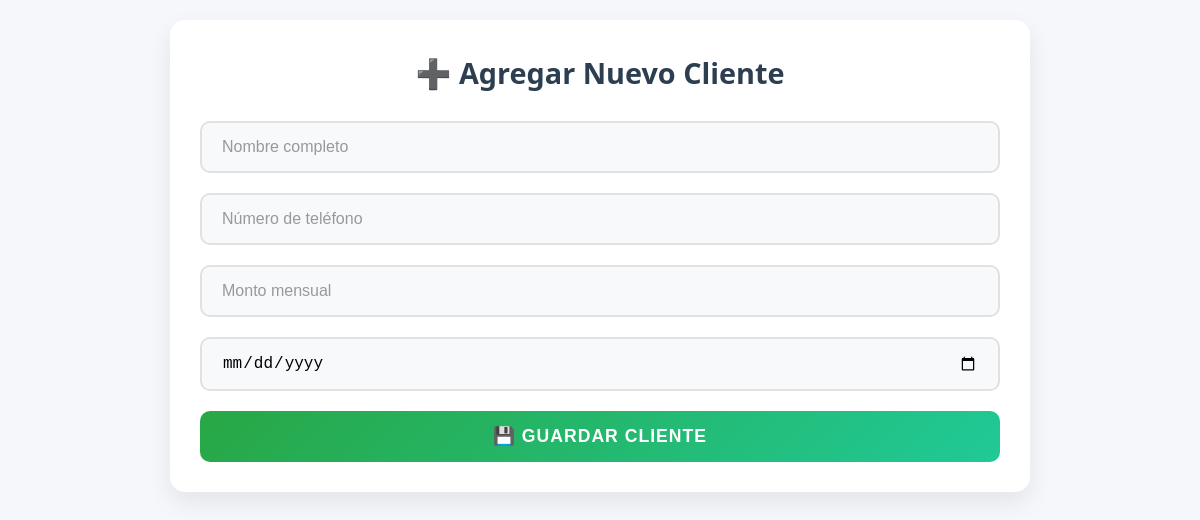
Page /clients/detail/1 (signed in) on the earlier database version.
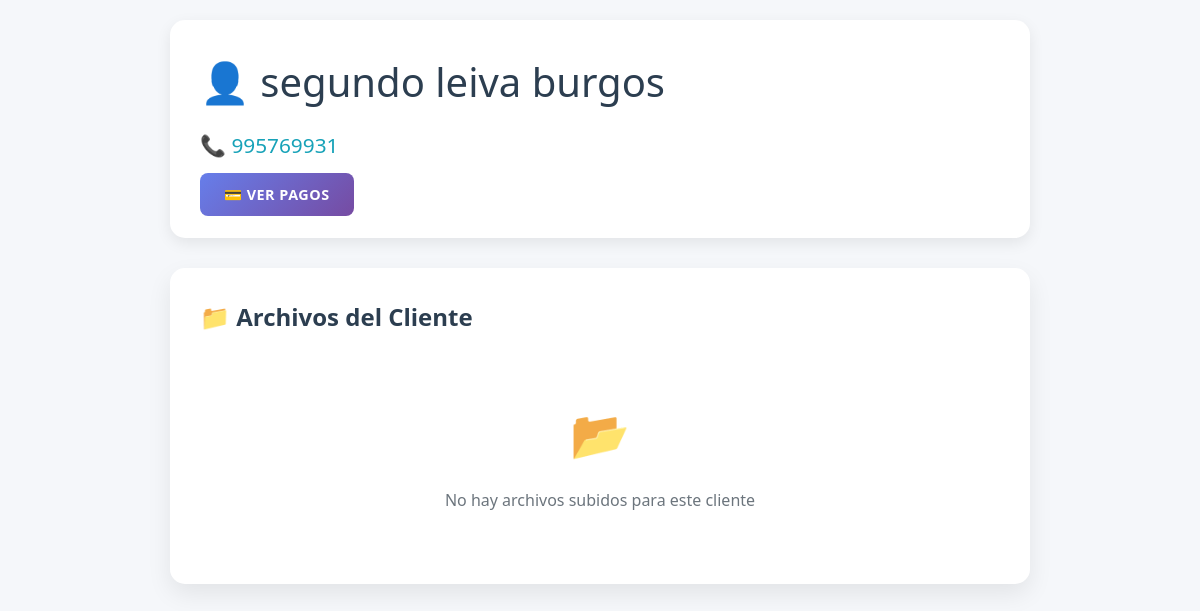
Same page on the later database version.
### tables this page shows
CREATE TABLE clients (
            id INTEGER PRIMARY KEY, 
            name TEXT NOT NULL, 
            phone TEXT, 
            monthly_amount REAL NOT NULL DEFAULT 0, 
            signup_date TEXT NOT NULL, 
            active INTEGER NOT NULL DEFAULT 1
        );

### backend/app/blueprints/clients.py (the view)
@bp.route('/detail/<int:client_id>')
@login_required
def detail(client_id):
    db = get_db()
    cur = db.execute('SELECT * FROM clients WHERE id=?', (client_id,))
    client = cur.fetchone()
    cur = db.execute('SELECT * FROM payments WHERE client_id=? ORDER BY year, month', (client_id,))
    payments = cur.fetchall()
    cur = db.execute('SELECT * FROM uploads WHERE client_id=? ORDER BY uploaded_at DESC', (client_id,))
    uploads = cur.fetchall()
    return render_template('detalle_cliente.html', client=client, payments=payments, uploads=uploads)

### backend/app/blueprints/clients.py (called while the page is built)
def login_required(f):
    from functools import wraps
    @wraps(f)
    def wrapper(*args, **kwargs):
        if 'admin' not in session:
            return redirect(url_for('auth.login'))
        return f(*args, **kwargs)
    return wrapper

### backend/app/db.py (called while the page is built)
def get_db():
    db = getattr(g, '_database', None)
    if db is None:
        db = g._database = sqlite3.connect(DATABASE)
        db.row_factory = sqlite3.Row
    return db

def close_connection(exception):
    db = getattr(g, '_database', None)
    if db is not None:
        db.close()

### backend/templates/detalle_cliente.html (shortened to what this page needs)
<!doctype html>
<html lang="es">
<head>
</head>
<body>
    <div class='container'>
        {% if client %}
        <div class='client-header'>
            <h2>👤 {{client.name}}</h2>
            <div class='client-phone'>📞 {{client.phone}}</div>
            <div class='quick-actions'>
                <a href='/payments/client/{{client.id}}' class='action-btn'>💳 Ver Pagos</a>
            </div>
        </div>
        <div class='files-section'>
            <h4>📁 Archivos del Cliente</h4>
            {% if uploads %}
            <ul class='files-list'>
                {% for u in uploads %}
                <li class='file-item'>
                    {% if u['thumb_path'] %}
                    <img src='{{u["thumb_path"]}}' alt='Thumbnail' class='file-thumbnail'>
                    {% else %}
                    <div class='file-icon'>📄</div>
                    {% endif %}
                    <a href='/uploads/download/{{u.client_id}}/{{u.filename}}' class='file-link'>
                        {{u.filename}}
                    </a>
                </li>
                {% endfor %}
            </ul>
            {% else %}
            <div class='empty-files'>
                <div class='empty-files-icon'>📂</div>
                <p>No hay archivos subidos para este cliente</p>
            </div>
            {% endif %}
        </div>
        {% else %}
        <div class='form-section'>
            <h3>➕ Agregar Nuevo Cliente</h3>
            <form method='post'>
                <div class='form-group'>
                    <input name='name' class='form-input' placeholder='Nombre completo' required>
                </div>
                <div class='form-group'>
                    <input name='phone' class='form-input' placeholder='Número de teléfono' required>
                </div>
                <div class='form-group'>
                    <input name='monthly_amount' class='form-input' placeholder='Monto mensual' type='number' step='0.01' required>
                </div>
                <div class='form-group'>
                    <input type='date' name='signup_date' class='form-input' required>
                </div>
                <button type='submit' class='submit-btn'>💾 Guardar Cliente</button>
            </form>
        </div>
        {% endif %}
    </div>
</body>
</html>

Differences in the rows shown:
added clients: name "segundo leiva burgos", phone "995769931"
Other differences:
text no longer shown: "➕ Agregar Nuevo Cliente 💾 GUARDAR CLIENTE"
text now shown: "👤 📞 💳 VER PAGOS 📁 Archivos del Cliente 📂 No hay archivos subidos para este cliente"
